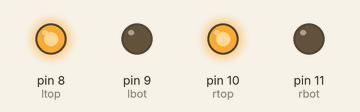
This sketch was run on a simulated Arduino Mega 2560, built with avr-gcc and run on an emulated ATmega2560. Shown: output pins drawn as LEDs (lit = HIGH). At 0.0 s the program stops and its outputs stay as they are.

Above: at 0.1 s.
Timing chart, 0 to 1.5 s (numbered marks = the images above):
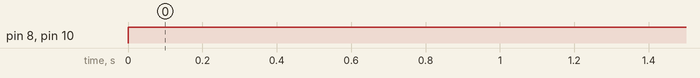

Measured:
- by itself, pin 8 (ltop), pin 10 (rtop): LOW → HIGH at 0.00 s

The sketch:

BluetoothRoverDemo.ino
```cpp
//Simple Bluetooth Rover Demo
//Takes a Bluetooth signal and controls a robot to move around
//at full speed

int ltop=8;
int lbot=9;
int rtop=10;
int rbot=11;

void setup(){
  Serial1.begin(115200);
  pinMode(ltop,OUTPUT);
  pinMode(lbot,OUTPUT);
  pinMode(rtop,OUTPUT);
  pinMode(rbot,OUTPUT);
}

int right=1;
int left=1;

void loop(){
  switch(right){
    case 1:
      digitalWrite(rtop,HIGH);
      digitalWrite(rbot,LOW);
      break;
    case 0:
      digitalWrite(rtop,LOW);
      digitalWrite(rbot,LOW);
      break;
    case -1:
      digitalWrite(rtop,LOW);
      digitalWrite(rbot,HIGH);
      break;
  }
  switch(left){
    case 1:
      digitalWrite(ltop,HIGH);
      digitalWrite(lbot,LOW);
      break;
    case 0:
      digitalWrite(ltop,LOW);
      digitalWrite(lbot,LOW);
      break;
    case -1:
      digitalWrite(ltop,LOW);
      digitalWrite(lbot,HIGH);
      break;
  }
  while(Serial.available()==0);
  int tmpchar=Serial.read();
  Serial1.write(tmpchar);
  switch(tmpchar){
    default:
      right=0;
      left=0;
      break;
    case 'w':
      right=1;
      left=1;
      break;
    case 's':
      right=-1;
      left=-1;
      break;
    case 'a':
      right=1;
      left=-1;
      break;
    case 'd':
      right=-1;
      left=1;
      break;
  }
}
```
